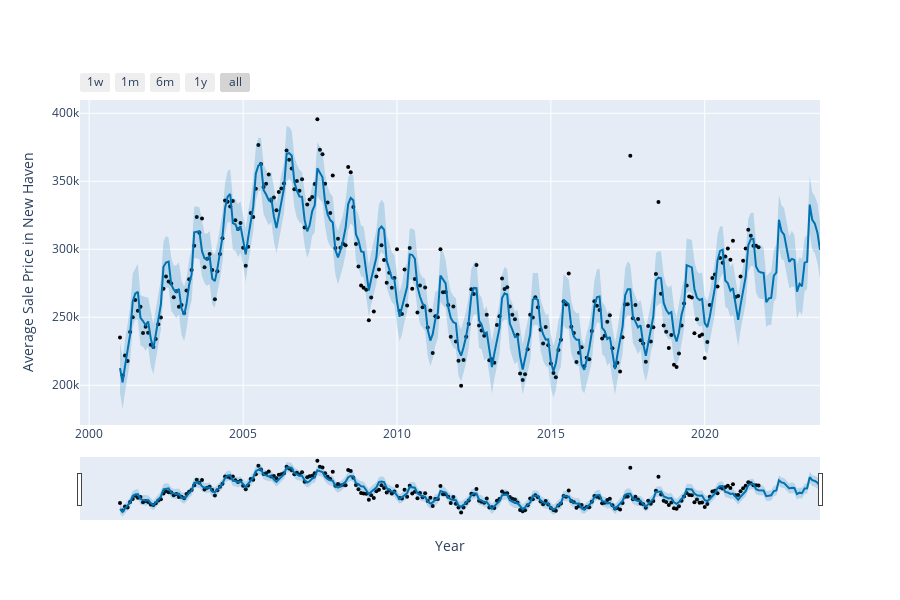

Write notebook code for a chart like this one.
### Markdown cell above
## Plotting the final figure using prophet model and forecast data

### Code cell
from prophet.plot import plot_plotly, plot_components_plotly
plot_plotly(m, forecast,xlabel='Year',ylabel='Average Sale Price in '+county_name)

### Figure 1 — Plotly figure (JSON) as saved in the notebook; plotly's stock layout.template omitted (floating-point values rounded to 4 significant figures; data arrays with more than 128 entries replaced by an {"elided": "..."} marker saying what was removed)
{"data": [{"marker": {"color": "black", "size": 4}, "mode": "markers", "name": "Actual", "type": "scatter", "x": {"elided": "250 str values"}, "y": {"elided": "250 float values"}}, {"hoverinfo": "skip", "line": {"width": 0}, "mode": "lines", "type": "scatter", "x": {"elided": "274 str values"}, "y": {"elided": "274 float values"}}, {"fill": "tonexty", "fillcolor": "rgba(0, 114, 178, 0.2)", "line": {"color": "#0072B2", "width": 2}, "mode": "lines", "name": "Predicted", "type": "scatter", "x": {"elided": "274 str values"}, "y": {"elided": "274 float values"}}, {"fill": "tonexty", "fillcolor": "rgba(0, 114, 178, 0.2)", "hoverinfo": "skip", "line": {"width": 0}, "mode": "lines", "type": "scatter", "x": {"elided": "274 str values"}, "y": {"elided": "274 float values"}}], "layout": {"height": 600, "showlegend": false, "width": 900, "xaxis": {"rangeselector": {"buttons": [{"count": 7, "label": "1w", "step": "day", "stepmode": "backward"}, {"count": 1, "label": "1m", "step": "month", "stepmode": "backward"}, {"count": 6, "label": "6m", "step": "month", "stepmode": "backward"}, {"count": 1, "label": "1y", "step": "year", "stepmode": "backward"}, {"step": "all"}]}, "rangeslider": {"visible": true}, "title": {"text": "Year"}, "type": "date"}, "yaxis": {"title": {"text": "Average Sale Price in New Haven"}}}}
